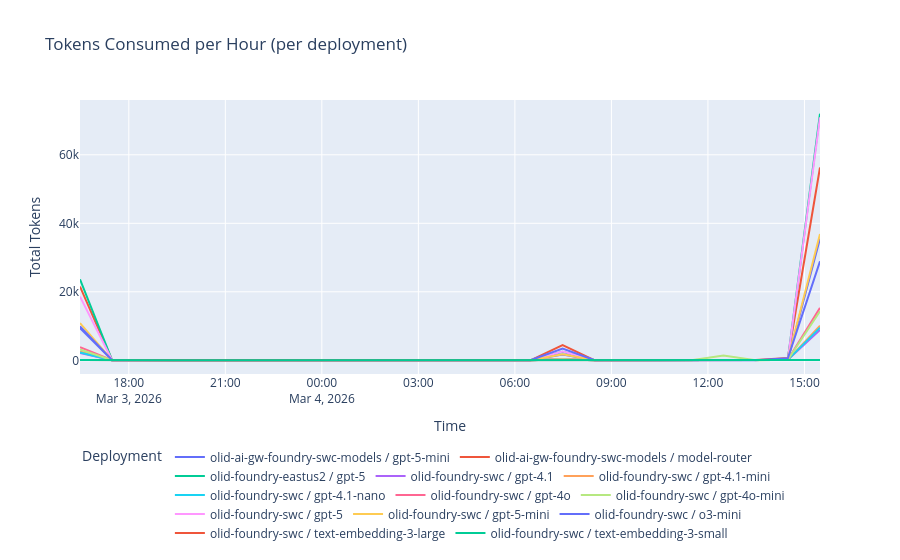
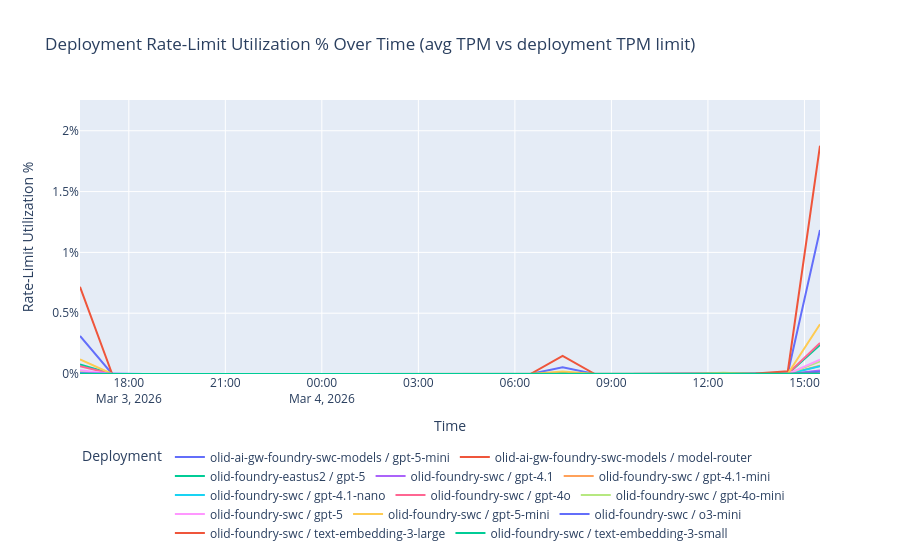

Write notebook code for charts like these, in order.
### Markdown cell above
### Token usage over time & deployment-level rate-limit utilization

**Chart 1 — Tokens consumed per hour (per deployment):** One line per deployment showing total tokens (prompt + generated) consumed each hour.

**Chart 2 — Rate-limit utilization % over time (per deployment):** Converts hourly token totals to an average TPM and divides by the deployment's configured TPM limit. The red dashed line marks 100 %.

### Code cell
if not tokenUsageOverTime.empty:
    tu = tokenUsageOverTime.copy()
    tu["deployment_label"] = tu["instanceName"] + " / " + tu["deploymentName"]

    # ── Token usage over time ───────────────────────────────────────
    fig1 = px.line(
        tu,
        x="timestamp",
        y="totalTokens",
        color="deployment_label",
        title="Tokens Consumed per Hour (per deployment)",
        labels={"totalTokens": "Total Tokens", "timestamp": "Time", "deployment_label": "Deployment"},
    )
    fig1.update_layout(legend=dict(orientation="h", yanchor="top", y=-0.25))
    fig1.show()

    # ── Utilization % over time ─────────────────────────────────────
    # Join with deploymentQuota to get tpmLimit per deployment
    dq_lookup = deploymentQuota[["instanceName", "deploymentName", "tpmLimit"]].copy()
    tu_util = tu.merge(dq_lookup, on=["instanceName", "deploymentName"], how="left")
    tu_util = tu_util[tu_util["tpmLimit"].notna() & (tu_util["tpmLimit"] > 0)].copy()

    if not tu_util.empty:
        # TPM limit is per-minute; hourly tokens / 60 gives avg tokens-per-minute
        tu_util["utilizationPct"] = (tu_util["totalTokens"] / 60) / tu_util["tpmLimit"] * 100

        fig2 = px.line(
            tu_util,
            x="timestamp",
            y="utilizationPct",
            color="deployment_label",
            title="Deployment Rate-Limit Utilization % Over Time (avg TPM vs deployment TPM limit)",
            labels={"utilizationPct": "Rate-Limit Utilization %", "timestamp": "Time", "deployment_label": "Deployment"},
        )
        max_util = tu_util["utilizationPct"].max()
        if max_util < 100:
            fig2.update_yaxes(range=[0, max(max_util * 1.2, 1)])
        fig2.add_hline(y=100, line_dash="dash", line_color="red", annotation_text="100% limit")
        fig2.update_layout(
            yaxis_ticksuffix="%",
            legend=dict(orientation="h", yanchor="top", y=-0.25),
        )
        fig2.show()
    else:
        print("⚠ No deployments with TPM limits found — cannot compute utilization %")
else:
    print("⚠ No token usage data — skipping charts")

### Figure 1 — Plotly figure (JSON) as saved in the notebook; plotly's stock layout.template omitted (floating-point values rounded to 4 significant figures)
{"data": [{"hovertemplate": "Deployment=olid-ai-gw-foundry-swc-models / gpt-5-mini<br>Time=%{x}<br>Total Tokens=%{y}<extra></extra>", "legendgroup": "olid-ai-gw-foundry-swc-models / gpt-5-mini", "line": {"color": "#636efa", "dash": "solid"}, "marker": {"symbol": "circle"}, "mode": "lines", "name": "olid-ai-gw-foundry-swc-models / gpt-5-mini", "orientation": "v", "showlegend": true, "type": "scatter", "x": ["2026-03-03T16:29:00+00:00", "2026-03-03T17:29:00+00:00", "2026-03-03T18:29:00+00:00", "2026-03-03T19:29:00+00:00", "2026-03-03T20:29:00+00:00", "2026-03-03T21:29:00+00:00", "2026-03-03T22:29:00+00:00", "2026-03-03T23:29:00+00:00", "2026-03-04T00:29:00+00:00", "2026-03-04T01:29:00+00:00", "2026-03-04T02:29:00+00:00", "2026-03-04T03:29:00+00:00", "2026-03-04T04:29:00+00:00", "2026-03-04T05:29:00+00:00", "2026-03-04T06:29:00+00:00", "2026-03-04T07:29:00+00:00", "2026-03-04T08:29:00+00:00", "2026-03-04T09:29:00+00:00", "2026-03-04T10:29:00+00:00", "2026-03-04T11:29:00+00:00", "2026-03-04T12:29:00+00:00", "2026-03-04T13:29:00+00:00", "2026-03-04T14:29:00+00:00", "2026-03-04T15:29:00+00:00"], "xaxis": "x", "y": [9379, 0, 0, 0, 0, 0, 0, 0, 0, 0, 0, 0, 0, 0, 0, 1658, 0, 0, 0, 0, 0, 35, 175, 35525], "yaxis": "y"}, {"hovertemplate": "Deployment=olid-ai-gw-foundry-swc-models / model-router<br>Time=%{x}<br>Total Tokens=%{y}<extra></extra>", "legendgroup": "olid-ai-gw-foundry-swc-models / model-router", "line": {"color": "#EF553B", "dash": "solid"}, "marker": {"symbol": "circle"}, "mode": "lines", "name": "olid-ai-gw-foundry-swc-models / model-router", "orientation": "v", "showlegend": true, "type": "scatter", "x": ["2026-03-03T16:29:00+00:00", "2026-03-03T17:29:00+00:00", "2026-03-03T18:29:00+00:00", "2026-03-03T19:29:00+00:00", "2026-03-03T20:29:00+00:00", "2026-03-03T21:29:00+00:00", "2026-03-03T22:29:00+00:00", "2026-03-03T23:29:00+00:00", "2026-03-04T00:29:00+00:00", "2026-03-04T01:29:00+00:00", "2026-03-04T02:29:00+00:00", "2026-03-04T03:29:00+00:00", "2026-03-04T04:29:00+00:00", "2026-03-04T05:29:00+00:00", "2026-03-04T06:29:00+00:00", "2026-03-04T07:29:00+00:00", "2026-03-04T08:29:00+00:00", "2026-03-04T09:29:00+00:00", "2026-03-04T10:29:00+00:00", "2026-03-04T11:29:00+00:00", "2026-03-04T12:29:00+00:00", "2026-03-04T13:29:00+00:00", "2026-03-04T14:29:00+00:00", "2026-03-04T15:29:00+00:00"], "xaxis": "x", "y": [21520, 0, 0, 0, 0, 0, 0, 0, 0, 0, 0, 0, 0, 0, 0, 4445, 0, 0, 0, 0, 0, 99, 687, 56327], "yaxis": "y"}, {"hovertemplate": "Deployment=olid-foundry-eastus2 / gpt-5<br>Time=%{x}<br>Total Tokens=%{y}<extra></extra>", "legendgroup": "olid-foundry-eastus2 / gpt-5", "line": {"color": "#00cc96", "dash": "solid"}, "marker": {"symbol": "circle"}, "mode": "lines", "name": "olid-foundry-eastus2 / gpt-5", "orientation": "v", "showlegend": true, "type": "scatter", "x": ["2026-03-03T16:29:00+00:00", "2026-03-03T17:29:00+00:00", "2026-03-03T18:29:00+00:00", "2026-03-03T19:29:00+00:00", "2026-03-03T20:29:00+00:00", "2026-03-03T21:29:00+00:00", "2026-03-03T22:29:00+00:00", "2026-03-03T23:29:00+00:00", "2026-03-04T00:29:00+00:00", "2026-03-04T01:29:00+00:00", "2026-03-04T02:29:00+00:00", "2026-03-04T03:29:00+00:00", "2026-03-04T04:29:00+00:00", "2026-03-04T05:29:00+00:00", "2026-03-04T06:29:00+00:00", "2026-03-04T07:29:00+00:00", "2026-03-04T08:29:00+00:00", "2026-03-04T09:29:00+00:00", "2026-03-04T10:29:00+00:00", "2026-03-04T11:29:00+00:00", "2026-03-04T12:29:00+00:00", "2026-03-04T13:29:00+00:00", "2026-03-04T14:29:00+00:00", "2026-03-04T15:29:00+00:00"], "xaxis": "x", "y": [23661, 0, 0, 0, 0, 0, 0, 0, 0, 0, 0, 0, 0, 0, 0, 2494, 0, 0, 0, 0, 0, 35, 175, 72005], "yaxis": "y"}, {"hovertemplate": "Deployment=olid-foundry-swc / gpt-4.1<br>Time=%{x}<br>Total Tokens=%{y}<extra></extra>", "legendgroup": "olid-foundry-swc / gpt-4.1", "line": {"color": "#ab63fa", "dash": "solid"}, "marker": {"symbol": "circle"}, "mode": "lines", "name": "olid-foundry-swc / gpt-4.1", "orientation": "v", "showlegend": true, "type": "scatter", "x": ["2026-03-03T16:29:00+00:00", "2026-03-03T17:29:00+00:00", "2026-03-03T18:29:00+00:00", "2026-03-03T19:29:00+00:00", "2026-03-03T20:29:00+00:00", "2026-03-03T21:29:00+00:00", "2026-03-03T22:29:00+00:00", "2026-03-03T23:29:00+00:00", "2026-03-04T00:29:00+00:00", "2026-03-04T01:29:00+00:00", "2026-03-04T02:29:00+00:00", "2026-03-04T03:29:00+00:00", "2026-03-04T04:29:00+00:00", "2026-03-04T05:29:00+00:00", "2026-03-04T06:29:00+00:00", "2026-03-04T07:29:00+00:00", "2026-03-04T08:29:00+00:00", "2026-03-04T09:29:00+00:00", "2026-03-04T10:29:00+00:00", "2026-03-04T11:29:00+00:00", "2026-03-04T12:29:00+00:00", "2026-03-04T13:29:00+00:00", "2026-03-04T14:29:00+00:00", "2026-03-04T15:29:00+00:00"], "xaxis": "x", "y": [2175, 0, 0, 0, 0, 0, 0, 0, 0, 0, 0, 0, 0, 0, 0, 306, 0, 0, 0, 0, 0, 27, 135, 8901], "yaxis": "y"}, {"hovertemplate": "Deployment=olid-foundry-swc / gpt-4.1-mini<br>Time=%{x}<br>Total Tokens=%{y}<extra></extra>", "legendgroup": "olid-foundry-swc / gpt-4.1-mini", "line": {"color": "#FFA15A", "dash": "solid"}, "marker": {"symbol": "circle"}, "mode": "lines", "name": "olid-foundry-swc / gpt-4.1-mini", "orientation": "v", "showlegend": true, "type": "scatter", "x": ["2026-03-03T16:29:00+00:00", "2026-03-03T17:29:00+00:00", "2026-03-03T18:29:00+00:00", "2026-03-03T19:29:00+00:00", "2026-03-03T20:29:00+00:00", "2026-03-03T21:29:00+00:00", "2026-03-03T22:29:00+00:00", "2026-03-03T23:29:00+00:00", "2026-03-04T00:29:00+00:00", "2026-03-04T01:29:00+00:00", "2026-03-04T02:29:00+00:00", "2026-03-04T03:29:00+00:00", "2026-03-04T04:29:00+00:00", "2026-03-04T05:29:00+00:00", "2026-03-04T06:29:00+00:00", "2026-03-04T07:29:00+00:00", "2026-03-04T08:29:00+00:00", "2026-03-04T09:29:00+00:00", "2026-03-04T10:29:00+00:00", "2026-03-04T11:29:00+00:00", "2026-03-04T12:29:00+00:00", "2026-03-04T13:29:00+00:00", "2026-03-04T14:29:00+00:00", "2026-03-04T15:29:00+00:00"], "xaxis": "x", "y": [2570, 0, 0, 0, 0, 0, 0, 0, 0, 0, 0, 0, 0, 0, 0, 327, 0, 0, 0, 0, 170, 27, 135, 10111], "yaxis": "y"}, {"hovertemplate": "Deployment=olid-foundry-swc / gpt-4.1-nano<br>Time=%{x}<br>Total Tokens=%{y}<extra></extra>", "legendgroup": "olid-foundry-swc / gpt-4.1-nano", "line": {"color": "#19d3f3", "dash": "solid"}, "marker": {"symbol": "circle"}, "mode": "lines", "name": "olid-foundry-swc / gpt-4.1-nano", "orientation": "v", "showlegend": true, "type": "scatter", "x": ["2026-03-03T16:29:00+00:00", "2026-03-03T17:29:00+00:00", "2026-03-03T18:29:00+00:00", "2026-03-03T19:29:00+00:00", "2026-03-03T20:29:00+00:00", "2026-03-03T21:29:00+00:00", "2026-03-03T22:29:00+00:00", "2026-03-03T23:29:00+00:00", "2026-03-04T00:29:00+00:00", "2026-03-04T01:29:00+00:00", "2026-03-04T02:29:00+00:00", "2026-03-04T03:29:00+00:00", "2026-03-04T04:29:00+00:00", "2026-03-04T05:29:00+00:00", "2026-03-04T06:29:00+00:00", "2026-03-04T07:29:00+00:00", "2026-03-04T08:29:00+00:00", "2026-03-04T09:29:00+00:00", "2026-03-04T10:29:00+00:00", "2026-03-04T11:29:00+00:00", "2026-03-04T12:29:00+00:00", "2026-03-04T13:29:00+00:00", "2026-03-04T14:29:00+00:00", "2026-03-04T15:29:00+00:00"], "xaxis": "x", "y": [2276, 0, 0, 0, 0, 0, 0, 0, 0, 0, 0, 0, 0, 0, 0, 313, 0, 0, 0, 0, 0, 27, 135, 9524], "yaxis": "y"}, {"hovertemplate": "Deployment=olid-foundry-swc / gpt-4o<br>Time=%{x}<br>Total Tokens=%{y}<extra></extra>", "legendgroup": "olid-foundry-swc / gpt-4o", "line": {"color": "#FF6692", "dash": "solid"}, "marker": {"symbol": "circle"}, "mode": "lines", "name": "olid-foundry-swc / gpt-4o", "orientation": "v", "showlegend": true, "type": "scatter", "x": ["2026-03-03T16:29:00+00:00", "2026-03-03T17:29:00+00:00", "2026-03-03T18:29:00+00:00", "2026-03-03T19:29:00+00:00", "2026-03-03T20:29:00+00:00", "2026-03-03T21:29:00+00:00", "2026-03-03T22:29:00+00:00", "2026-03-03T23:29:00+00:00", "2026-03-04T00:29:00+00:00", "2026-03-04T01:29:00+00:00", "2026-03-04T02:29:00+00:00", "2026-03-04T03:29:00+00:00", "2026-03-04T04:29:00+00:00", "2026-03-04T05:29:00+00:00", "2026-03-04T06:29:00+00:00", "2026-03-04T07:29:00+00:00", "2026-03-04T08:29:00+00:00", "2026-03-04T09:29:00+00:00", "2026-03-04T10:29:00+00:00", "2026-03-04T11:29:00+00:00", "2026-03-04T12:29:00+00:00", "2026-03-04T13:29:00+00:00", "2026-03-04T14:29:00+00:00", "2026-03-04T15:29:00+00:00"], "xaxis": "x", "y": [3808, 0, 0, 0, 0, 0, 0, 0, 0, 0, 0, 0, 0, 0, 0, 351, 0, 0, 0, 0, 0, 27, 135, 15302], "yaxis": "y"}, {"hovertemplate": "Deployment=olid-foundry-swc / gpt-4o-mini<br>Time=%{x}<br>Total Tokens=%{y}<extra></extra>", "legendgroup": "olid-foundry-swc / gpt-4o-mini", "line": {"color": "#B6E880", "dash": "solid"}, "marker": {"symbol": "circle"}, "mode": "lines", "name": "olid-foundry-swc / gpt-4o-mini", "orientation": "v", "showlegend": true, "type": "scatter", "x": ["2026-03-03T16:29:00+00:00", "2026-03-03T17:29:00+00:00", "2026-03-03T18:29:00+00:00", "2026-03-03T19:29:00+00:00", "2026-03-03T20:29:00+00:00", "2026-03-03T21:29:00+00:00", "2026-03-03T22:29:00+00:00", "2026-03-03T23:29:00+00:00", "2026-03-04T00:29:00+00:00", "2026-03-04T01:29:00+00:00", "2026-03-04T02:29:00+00:00", "2026-03-04T03:29:00+00:00", "2026-03-04T04:29:00+00:00", "2026-03-04T05:29:00+00:00", "2026-03-04T06:29:00+00:00", "2026-03-04T07:29:00+00:00", "2026-03-04T08:29:00+00:00", "2026-03-04T09:29:00+00:00", "2026-03-04T10:29:00+00:00", "2026-03-04T11:29:00+00:00", "2026-03-04T12:29:00+00:00", "2026-03-04T13:29:00+00:00", "2026-03-04T14:29:00+00:00", "2026-03-04T15:29:00+00:00"], "xaxis": "x", "y": [3176, 0, 0, 0, 0, 0, 0, 0, 0, 0, 0, 0, 0, 0, 0, 284, 0, 0, 0, 0, 1430, 27, 135, 14334], "yaxis": "y"}, {"hovertemplate": "Deployment=olid-foundry-swc / gpt-5<br>Time=%{x}<br>Total Tokens=%{y}<extra></extra>", "legendgroup": "olid-foundry-swc / gpt-5", "line": {"color": "#FF97FF", "dash": "solid"}, "marker": {"symbol": "circle"}, "mode": "lines", "name": "olid-foundry-swc / gpt-5", "orientation": "v", "showlegend": true, "type": "scatter", "x": ["2026-03-03T16:29:00+00:00", "2026-03-03T17:29:00+00:00", "2026-03-03T18:29:00+00:00", "2026-03-03T19:29:00+00:00", "2026-03-03T20:29:00+00:00", "2026-03-03T21:29:00+00:00", "2026-03-03T22:29:00+00:00", "2026-03-03T23:29:00+00:00", "2026-03-04T00:29:00+00:00", "2026-03-04T01:29:00+00:00", "2026-03-04T02:29:00+00:00", "2026-03-04T03:29:00+00:00", "2026-03-04T04:29:00+00:00", "2026-03-04T05:29:00+00:00", "2026-03-04T06:29:00+00:00", "2026-03-04T07:29:00+00:00", "2026-03-04T08:29:00+00:00", "2026-03-04T09:29:00+00:00", "2026-03-04T10:29:00+00:00", "2026-03-04T11:29:00+00:00", "2026-03-04T12:29:00+00:00", "2026-03-04T13:29:00+00:00", "2026-03-04T14:29:00+00:00", "2026-03-04T15:29:00+00:00"], "xaxis": "x", "y": [18590, 0, 0, 0, 0, 0, 0, 0, 0, 0, 0, 0, 0, 0, 0, 2567, 0, 0, 0, 0, 0, 35, 175, 70951], "yaxis": "y"}, {"hovertemplate": "Deployment=olid-foundry-swc / gpt-5-mini<br>Time=%{x}<br>Total Tokens=%{y}<extra></extra>", "legendgroup": "olid-foundry-swc / gpt-5-mini", "line": {"color": "#FECB52", "dash": "solid"}, "marker": {"symbol": "circle"}, "mode": "lines", "name": "olid-foundry-swc / gpt-5-mini", "orientation": "v", "showlegend": true, "type": "scatter", "x": ["2026-03-03T16:29:00+00:00", "2026-03-03T17:29:00+00:00", "2026-03-03T18:29:00+00:00", "2026-03-03T19:29:00+00:00", "2026-03-03T20:29:00+00:00", "2026-03-03T21:29:00+00:00", "2026-03-03T22:29:00+00:00", "2026-03-03T23:29:00+00:00", "2026-03-04T00:29:00+00:00", "2026-03-04T01:29:00+00:00", "2026-03-04T02:29:00+00:00", "2026-03-04T03:29:00+00:00", "2026-03-04T04:29:00+00:00", "2026-03-04T05:29:00+00:00", "2026-03-04T06:29:00+00:00", "2026-03-04T07:29:00+00:00", "2026-03-04T08:29:00+00:00", "2026-03-04T09:29:00+00:00", "2026-03-04T10:29:00+00:00", "2026-03-04T11:29:00+00:00", "2026-03-04T12:29:00+00:00", "2026-03-04T13:29:00+00:00", "2026-03-04T14:29:00+00:00", "2026-03-04T15:29:00+00:00"], "xaxis": "x", "y": [10870, 0, 0, 0, 0, 0, 0, 0, 0, 0, 0, 0, 0, 0, 0, 1784, 0, 0, 0, 0, 0, 35, 175, 36851], "yaxis": "y"}, {"hovertemplate": "Deployment=olid-foundry-swc / o3-mini<br>Time=%{x}<br>Total Tokens=%{y}<extra></extra>", "legendgroup": "olid-foundry-swc / o3-mini", "line": {"color": "#636efa", "dash": "solid"}, "marker": {"symbol": "circle"}, "mode": "lines", "name": "olid-foundry-swc / o3-mini", "orientation": "v", "showlegend": true, "type": "scatter", "x": ["2026-03-03T16:29:00+00:00", "2026-03-03T17:29:00+00:00", "2026-03-03T18:29:00+00:00", "2026-03-03T19:29:00+00:00", "2026-03-03T20:29:00+00:00", "2026-03-03T21:29:00+00:00", "2026-03-03T22:29:00+00:00", "2026-03-03T23:29:00+00:00", "2026-03-04T00:29:00+00:00", "2026-03-04T01:29:00+00:00", "2026-03-04T02:29:00+00:00", "2026-03-04T03:29:00+00:00", "2026-03-04T04:29:00+00:00", "2026-03-04T05:29:00+00:00", "2026-03-04T06:29:00+00:00", "2026-03-04T07:29:00+00:00", "2026-03-04T08:29:00+00:00", "2026-03-04T09:29:00+00:00", "2026-03-04T10:29:00+00:00", "2026-03-04T11:29:00+00:00", "2026-03-04T12:29:00+00:00", "2026-03-04T13:29:00+00:00", "2026-03-04T14:29:00+00:00", "2026-03-04T15:29:00+00:00"], "xaxis": "x", "y": [9917, 0, 0, 0, 0, 0, 0, 0, 0, 0, 0, 0, 0, 0, 0, 3456, 0, 0, 0, 0, 0, 36, 572, 28934], "yaxis": "y"}, {"hovertemplate": "Deployment=olid-foundry-swc / text-embedding-3-large<br>Time=%{x}<br>Total Tokens=%{y}<extra></extra>", "legendgroup": "olid-foundry-swc / text-embedding-3-large", "line": {"color": "#EF553B", "dash": "solid"}, "marker": {"symbol": "circle"}, "mode": "lines", "name": "olid-foundry-swc / text-embedding-3-large", "orientation": "v", "showlegend": true, "type": "scatter", "x": ["2026-03-03T16:29:00+00:00", "2026-03-03T17:29:00+00:00", "2026-03-03T18:29:00+00:00", "2026-03-03T19:29:00+00:00", "2026-03-03T20:29:00+00:00", "2026-03-03T21:29:00+00:00", "2026-03-03T22:29:00+00:00", "2026-03-03T23:29:00+00:00", "2026-03-04T00:29:00+00:00", "2026-03-04T01:29:00+00:00", "2026-03-04T02:29:00+00:00", "2026-03-04T03:29:00+00:00", "2026-03-04T04:29:00+00:00", "2026-03-04T05:29:00+00:00", "2026-03-04T06:29:00+00:00", "2026-03-04T07:29:00+00:00", "2026-03-04T08:29:00+00:00", "2026-03-04T09:29:00+00:00", "2026-03-04T10:29:00+00:00", "2026-03-04T11:29:00+00:00", "2026-03-04T12:29:00+00:00", "2026-03-04T13:29:00+00:00", "2026-03-04T14:29:00+00:00", "2026-03-04T15:29:00+00:00"], "xaxis": "x", "y": [82, 0, 0, 0, 0, 0, 0, 0, 0, 0, 0, 0, 0, 0, 0, 40, 0, 0, 0, 0, 0, 12, 60, 98], "yaxis": "y"}, {"hovertemplate": "Deployment=olid-foundry-swc / text-embedding-3-small<br>Time=%{x}<br>Total Tokens=%{y}<extra></extra>", "legendgroup": "olid-foundry-swc / text-embedding-3-small", "line": {"color": "#00cc96", "dash": "solid"}, "marker": {"symbol": "circle"}, "mode": "lines", "name": "olid-foundry-swc / text-embedding-3-small", "orientation": "v", "showlegend": true, "type": "scatter", "x": ["2026-03-03T16:29:00+00:00", "2026-03-03T17:29:00+00:00", "2026-03-03T18:29:00+00:00", "2026-03-03T19:29:00+00:00", "2026-03-03T20:29:00+00:00", "2026-03-03T21:29:00+00:00", "2026-03-03T22:29:00+00:00", "2026-03-03T23:29:00+00:00", "2026-03-04T00:29:00+00:00", "2026-03-04T01:29:00+00:00", "2026-03-04T02:29:00+00:00", "2026-03-04T03:29:00+00:00", "2026-03-04T04:29:00+00:00", "2026-03-04T05:29:00+00:00", "2026-03-04T06:29:00+00:00", "2026-03-04T07:29:00+00:00", "2026-03-04T08:29:00+00:00", "2026-03-04T09:29:00+00:00", "2026-03-04T10:29:00+00:00", "2026-03-04T11:29:00+00:00", "2026-03-04T12:29:00+00:00", "2026-03-04T13:29:00+00:00", "2026-03-04T14:29:00+00:00", "2026-03-04T15:29:00+00:00"], "xaxis": "x", "y": [78, 0, 0, 0, 0, 0, 0, 0, 0, 0, 0, 0, 0, 0, 0, 40, 0, 0, 0, 0, 0, 12, 60, 98], "yaxis": "y"}], "layout": {"legend": {"orientation": "h", "title": {"text": "Deployment"}, "tracegroupgap": 0, "y": -0.25, "yanchor": "top"}, "title": {"text": "Tokens Consumed per Hour (per deployment)"}, "xaxis": {"anchor": "y", "domain": [0, 1], "title": {"text": "Time"}}, "yaxis": {"anchor": "x", "domain": [0, 1], "title": {"text": "Total Tokens"}}}}

### Figure 2 — Plotly figure (JSON) as saved in the notebook; plotly's stock layout.template omitted (floating-point values rounded to 4 significant figures)
{"data": [{"hovertemplate": "Deployment=olid-ai-gw-foundry-swc-models / gpt-5-mini<br>Time=%{x}<br>Rate-Limit Utilization %=%{y}<extra></extra>", "legendgroup": "olid-ai-gw-foundry-swc-models / gpt-5-mini", "line": {"color": "#636efa", "dash": "solid"}, "marker": {"symbol": "circle"}, "mode": "lines", "name": "olid-ai-gw-foundry-swc-models / gpt-5-mini", "orientation": "v", "showlegend": true, "type": "scatter", "x": ["2026-03-03T16:29:00+00:00", "2026-03-03T17:29:00+00:00", "2026-03-03T18:29:00+00:00", "2026-03-03T19:29:00+00:00", "2026-03-03T20:29:00+00:00", "2026-03-03T21:29:00+00:00", "2026-03-03T22:29:00+00:00", "2026-03-03T23:29:00+00:00", "2026-03-04T00:29:00+00:00", "2026-03-04T01:29:00+00:00", "2026-03-04T02:29:00+00:00", "2026-03-04T03:29:00+00:00", "2026-03-04T04:29:00+00:00", "2026-03-04T05:29:00+00:00", "2026-03-04T06:29:00+00:00", "2026-03-04T07:29:00+00:00", "2026-03-04T08:29:00+00:00", "2026-03-04T09:29:00+00:00", "2026-03-04T10:29:00+00:00", "2026-03-04T11:29:00+00:00", "2026-03-04T12:29:00+00:00", "2026-03-04T13:29:00+00:00", "2026-03-04T14:29:00+00:00", "2026-03-04T15:29:00+00:00"], "xaxis": "x", "y": [0.3126, 0.0, 0.0, 0.0, 0.0, 0.0, 0.0, 0.0, 0.0, 0.0, 0.0, 0.0, 0.0, 0.0, 0.0, 0.05527, 0.0, 0.0, 0.0, 0.0, 0.0, 0.001167, 0.005833, 1.184], "yaxis": "y"}, {"hovertemplate": "Deployment=olid-ai-gw-foundry-swc-models / model-router<br>Time=%{x}<br>Rate-Limit Utilization %=%{y}<extra></extra>", "legendgroup": "olid-ai-gw-foundry-swc-models / model-router", "line": {"color": "#EF553B", "dash": "solid"}, "marker": {"symbol": "circle"}, "mode": "lines", "name": "olid-ai-gw-foundry-swc-models / model-router", "orientation": "v", "showlegend": true, "type": "scatter", "x": ["2026-03-03T16:29:00+00:00", "2026-03-03T17:29:00+00:00", "2026-03-03T18:29:00+00:00", "2026-03-03T19:29:00+00:00", "2026-03-03T20:29:00+00:00", "2026-03-03T21:29:00+00:00", "2026-03-03T22:29:00+00:00", "2026-03-03T23:29:00+00:00", "2026-03-04T00:29:00+00:00", "2026-03-04T01:29:00+00:00", "2026-03-04T02:29:00+00:00", "2026-03-04T03:29:00+00:00", "2026-03-04T04:29:00+00:00", "2026-03-04T05:29:00+00:00", "2026-03-04T06:29:00+00:00", "2026-03-04T07:29:00+00:00", "2026-03-04T08:29:00+00:00", "2026-03-04T09:29:00+00:00", "2026-03-04T10:29:00+00:00", "2026-03-04T11:29:00+00:00", "2026-03-04T12:29:00+00:00", "2026-03-04T13:29:00+00:00", "2026-03-04T14:29:00+00:00", "2026-03-04T15:29:00+00:00"], "xaxis": "x", "y": [0.7173, 0.0, 0.0, 0.0, 0.0, 0.0, 0.0, 0.0, 0.0, 0.0, 0.0, 0.0, 0.0, 0.0, 0.0, 0.1482, 0.0, 0.0, 0.0, 0.0, 0.0, 0.0033, 0.0229, 1.878], "yaxis": "y"}, {"hovertemplate": "Deployment=olid-foundry-eastus2 / gpt-5<br>Time=%{x}<br>Rate-Limit Utilization %=%{y}<extra></extra>", "legendgroup": "olid-foundry-eastus2 / gpt-5", "line": {"color": "#00cc96", "dash": "solid"}, "marker": {"symbol": "circle"}, "mode": "lines", "name": "olid-foundry-eastus2 / gpt-5", "orientation": "v", "showlegend": true, "type": "scatter", "x": ["2026-03-03T16:29:00+00:00", "2026-03-03T17:29:00+00:00", "2026-03-03T18:29:00+00:00", "2026-03-03T19:29:00+00:00", "2026-03-03T20:29:00+00:00", "2026-03-03T21:29:00+00:00", "2026-03-03T22:29:00+00:00", "2026-03-03T23:29:00+00:00", "2026-03-04T00:29:00+00:00", "2026-03-04T01:29:00+00:00", "2026-03-04T02:29:00+00:00", "2026-03-04T03:29:00+00:00", "2026-03-04T04:29:00+00:00", "2026-03-04T05:29:00+00:00", "2026-03-04T06:29:00+00:00", "2026-03-04T07:29:00+00:00", "2026-03-04T08:29:00+00:00", "2026-03-04T09:29:00+00:00", "2026-03-04T10:29:00+00:00", "2026-03-04T11:29:00+00:00", "2026-03-04T12:29:00+00:00", "2026-03-04T13:29:00+00:00", "2026-03-04T14:29:00+00:00", "2026-03-04T15:29:00+00:00"], "xaxis": "x", "y": [0.07887, 0.0, 0.0, 0.0, 0.0, 0.0, 0.0, 0.0, 0.0, 0.0, 0.0, 0.0, 0.0, 0.0, 0.0, 0.008313, 0.0, 0.0, 0.0, 0.0, 0.0, 0.0001167, 0.0005833, 0.24], "yaxis": "y"}, {"hovertemplate": "Deployment=olid-foundry-swc / gpt-4.1<br>Time=%{x}<br>Rate-Limit Utilization %=%{y}<extra></extra>", "legendgroup": "olid-foundry-swc / gpt-4.1", "line": {"color": "#ab63fa", "dash": "solid"}, "marker": {"symbol": "circle"}, "mode": "lines", "name": "olid-foundry-swc / gpt-4.1", "orientation": "v", "showlegend": true, "type": "scatter", "x": ["2026-03-03T16:29:00+00:00", "2026-03-03T17:29:00+00:00", "2026-03-03T18:29:00+00:00", "2026-03-03T19:29:00+00:00", "2026-03-03T20:29:00+00:00", "2026-03-03T21:29:00+00:00", "2026-03-03T22:29:00+00:00", "2026-03-03T23:29:00+00:00", "2026-03-04T00:29:00+00:00", "2026-03-04T01:29:00+00:00", "2026-03-04T02:29:00+00:00", "2026-03-04T03:29:00+00:00", "2026-03-04T04:29:00+00:00", "2026-03-04T05:29:00+00:00", "2026-03-04T06:29:00+00:00", "2026-03-04T07:29:00+00:00", "2026-03-04T08:29:00+00:00", "2026-03-04T09:29:00+00:00", "2026-03-04T10:29:00+00:00", "2026-03-04T11:29:00+00:00", "2026-03-04T12:29:00+00:00", "2026-03-04T13:29:00+00:00", "2026-03-04T14:29:00+00:00", "2026-03-04T15:29:00+00:00"], "xaxis": "x", "y": [0.00725, 0.0, 0.0, 0.0, 0.0, 0.0, 0.0, 0.0, 0.0, 0.0, 0.0, 0.0, 0.0, 0.0, 0.0, 0.00102, 0.0, 0.0, 0.0, 0.0, 0.0, 9e-05, 0.00045, 0.02967], "yaxis": "y"}, {"hovertemplate": "Deployment=olid-foundry-swc / gpt-4.1-mini<br>Time=%{x}<br>Rate-Limit Utilization %=%{y}<extra></extra>", "legendgroup": "olid-foundry-swc / gpt-4.1-mini", "line": {"color": "#FFA15A", "dash": "solid"}, "marker": {"symbol": "circle"}, "mode": "lines", "name": "olid-foundry-swc / gpt-4.1-mini", "orientation": "v", "showlegend": true, "type": "scatter", "x": ["2026-03-03T16:29:00+00:00", "2026-03-03T17:29:00+00:00", "2026-03-03T18:29:00+00:00", "2026-03-03T19:29:00+00:00", "2026-03-03T20:29:00+00:00", "2026-03-03T21:29:00+00:00", "2026-03-03T22:29:00+00:00", "2026-03-03T23:29:00+00:00", "2026-03-04T00:29:00+00:00", "2026-03-04T01:29:00+00:00", "2026-03-04T02:29:00+00:00", "2026-03-04T03:29:00+00:00", "2026-03-04T04:29:00+00:00", "2026-03-04T05:29:00+00:00", "2026-03-04T06:29:00+00:00", "2026-03-04T07:29:00+00:00", "2026-03-04T08:29:00+00:00", "2026-03-04T09:29:00+00:00", "2026-03-04T10:29:00+00:00", "2026-03-04T11:29:00+00:00", "2026-03-04T12:29:00+00:00", "2026-03-04T13:29:00+00:00", "2026-03-04T14:29:00+00:00", "2026-03-04T15:29:00+00:00"], "xaxis": "x", "y": [0.01713, 0.0, 0.0, 0.0, 0.0, 0.0, 0.0, 0.0, 0.0, 0.0, 0.0, 0.0, 0.0, 0.0, 0.0, 0.00218, 0.0, 0.0, 0.0, 0.0, 0.001133, 0.00018, 0.0009, 0.06741], "yaxis": "y"}, {"hovertemplate": "Deployment=olid-foundry-swc / gpt-4.1-nano<br>Time=%{x}<br>Rate-Limit Utilization %=%{y}<extra></extra>", "legendgroup": "olid-foundry-swc / gpt-4.1-nano", "line": {"color": "#19d3f3", "dash": "solid"}, "marker": {"symbol": "circle"}, "mode": "lines", "name": "olid-foundry-swc / gpt-4.1-nano", "orientation": "v", "showlegend": true, "type": "scatter", "x": ["2026-03-03T16:29:00+00:00", "2026-03-03T17:29:00+00:00", "2026-03-03T18:29:00+00:00", "2026-03-03T19:29:00+00:00", "2026-03-03T20:29:00+00:00", "2026-03-03T21:29:00+00:00", "2026-03-03T22:29:00+00:00", "2026-03-03T23:29:00+00:00", "2026-03-04T00:29:00+00:00", "2026-03-04T01:29:00+00:00", "2026-03-04T02:29:00+00:00", "2026-03-04T03:29:00+00:00", "2026-03-04T04:29:00+00:00", "2026-03-04T05:29:00+00:00", "2026-03-04T06:29:00+00:00", "2026-03-04T07:29:00+00:00", "2026-03-04T08:29:00+00:00", "2026-03-04T09:29:00+00:00", "2026-03-04T10:29:00+00:00", "2026-03-04T11:29:00+00:00", "2026-03-04T12:29:00+00:00", "2026-03-04T13:29:00+00:00", "2026-03-04T14:29:00+00:00", "2026-03-04T15:29:00+00:00"], "xaxis": "x", "y": [0.01517, 0.0, 0.0, 0.0, 0.0, 0.0, 0.0, 0.0, 0.0, 0.0, 0.0, 0.0, 0.0, 0.0, 0.0, 0.002087, 0.0, 0.0, 0.0, 0.0, 0.0, 0.00018, 0.0009, 0.06349], "yaxis": "y"}, {"hovertemplate": "Deployment=olid-foundry-swc / gpt-4o<br>Time=%{x}<br>Rate-Limit Utilization %=%{y}<extra></extra>", "legendgroup": "olid-foundry-swc / gpt-4o", "line": {"color": "#FF6692", "dash": "solid"}, "marker": {"symbol": "circle"}, "mode": "lines", "name": "olid-foundry-swc / gpt-4o", "orientation": "v", "showlegend": true, "type": "scatter", "x": ["2026-03-03T16:29:00+00:00", "2026-03-03T17:29:00+00:00", "2026-03-03T18:29:00+00:00", "2026-03-03T19:29:00+00:00", "2026-03-03T20:29:00+00:00", "2026-03-03T21:29:00+00:00", "2026-03-03T22:29:00+00:00", "2026-03-03T23:29:00+00:00", "2026-03-04T00:29:00+00:00", "2026-03-04T01:29:00+00:00", "2026-03-04T02:29:00+00:00", "2026-03-04T03:29:00+00:00", "2026-03-04T04:29:00+00:00", "2026-03-04T05:29:00+00:00", "2026-03-04T06:29:00+00:00", "2026-03-04T07:29:00+00:00", "2026-03-04T08:29:00+00:00", "2026-03-04T09:29:00+00:00", "2026-03-04T10:29:00+00:00", "2026-03-04T11:29:00+00:00", "2026-03-04T12:29:00+00:00", "2026-03-04T13:29:00+00:00", "2026-03-04T14:29:00+00:00", "2026-03-04T15:29:00+00:00"], "xaxis": "x", "y": [0.06347, 0.0, 0.0, 0.0, 0.0, 0.0, 0.0, 0.0, 0.0, 0.0, 0.0, 0.0, 0.0, 0.0, 0.0, 0.00585, 0.0, 0.0, 0.0, 0.0, 0.0, 0.00045, 0.00225, 0.255], "yaxis": "y"}, {"hovertemplate": "Deployment=olid-foundry-swc / gpt-4o-mini<br>Time=%{x}<br>Rate-Limit Utilization %=%{y}<extra></extra>", "legendgroup": "olid-foundry-swc / gpt-4o-mini", "line": {"color": "#B6E880", "dash": "solid"}, "marker": {"symbol": "circle"}, "mode": "lines", "name": "olid-foundry-swc / gpt-4o-mini", "orientation": "v", "showlegend": true, "type": "scatter", "x": ["2026-03-03T16:29:00+00:00", "2026-03-03T17:29:00+00:00", "2026-03-03T18:29:00+00:00", "2026-03-03T19:29:00+00:00", "2026-03-03T20:29:00+00:00", "2026-03-03T21:29:00+00:00", "2026-03-03T22:29:00+00:00", "2026-03-03T23:29:00+00:00", "2026-03-04T00:29:00+00:00", "2026-03-04T01:29:00+00:00", "2026-03-04T02:29:00+00:00", "2026-03-04T03:29:00+00:00", "2026-03-04T04:29:00+00:00", "2026-03-04T05:29:00+00:00", "2026-03-04T06:29:00+00:00", "2026-03-04T07:29:00+00:00", "2026-03-04T08:29:00+00:00", "2026-03-04T09:29:00+00:00", "2026-03-04T10:29:00+00:00", "2026-03-04T11:29:00+00:00", "2026-03-04T12:29:00+00:00", "2026-03-04T13:29:00+00:00", "2026-03-04T14:29:00+00:00", "2026-03-04T15:29:00+00:00"], "xaxis": "x", "y": [0.02301, 0.0, 0.0, 0.0, 0.0, 0.0, 0.0, 0.0, 0.0, 0.0, 0.0, 0.0, 0.0, 0.0, 0.0, 0.002058, 0.0, 0.0, 0.0, 0.0, 0.01036, 0.0001957, 0.0009783, 0.1039], "yaxis": "y"}, {"hovertemplate": "Deployment=olid-foundry-swc / gpt-5<br>Time=%{x}<br>Rate-Limit Utilization %=%{y}<extra></extra>", "legendgroup": "olid-foundry-swc / gpt-5", "line": {"color": "#FF97FF", "dash": "solid"}, "marker": {"symbol": "circle"}, "mode": "lines", "name": "olid-foundry-swc / gpt-5", "orientation": "v", "showlegend": true, "type": "scatter", "x": ["2026-03-03T16:29:00+00:00", "2026-03-03T17:29:00+00:00", "2026-03-03T18:29:00+00:00", "2026-03-03T19:29:00+00:00", "2026-03-03T20:29:00+00:00", "2026-03-03T21:29:00+00:00", "2026-03-03T22:29:00+00:00", "2026-03-03T23:29:00+00:00", "2026-03-04T00:29:00+00:00", "2026-03-04T01:29:00+00:00", "2026-03-04T02:29:00+00:00", "2026-03-04T03:29:00+00:00", "2026-03-04T04:29:00+00:00", "2026-03-04T05:29:00+00:00", "2026-03-04T06:29:00+00:00", "2026-03-04T07:29:00+00:00", "2026-03-04T08:29:00+00:00", "2026-03-04T09:29:00+00:00", "2026-03-04T10:29:00+00:00", "2026-03-04T11:29:00+00:00", "2026-03-04T12:29:00+00:00", "2026-03-04T13:29:00+00:00", "2026-03-04T14:29:00+00:00", "2026-03-04T15:29:00+00:00"], "xaxis": "x", "y": [0.03098, 0.0, 0.0, 0.0, 0.0, 0.0, 0.0, 0.0, 0.0, 0.0, 0.0, 0.0, 0.0, 0.0, 0.0, 0.004278, 0.0, 0.0, 0.0, 0.0, 0.0, 5.833e-05, 0.0002917, 0.1183], "yaxis": "y"}, {"hovertemplate": "Deployment=olid-foundry-swc / gpt-5-mini<br>Time=%{x}<br>Rate-Limit Utilization %=%{y}<extra></extra>", "legendgroup": "olid-foundry-swc / gpt-5-mini", "line": {"color": "#FECB52", "dash": "solid"}, "marker": {"symbol": "circle"}, "mode": "lines", "name": "olid-foundry-swc / gpt-5-mini", "orientation": "v", "showlegend": true, "type": "scatter", "x": ["2026-03-03T16:29:00+00:00", "2026-03-03T17:29:00+00:00", "2026-03-03T18:29:00+00:00", "2026-03-03T19:29:00+00:00", "2026-03-03T20:29:00+00:00", "2026-03-03T21:29:00+00:00", "2026-03-03T22:29:00+00:00", "2026-03-03T23:29:00+00:00", "2026-03-04T00:29:00+00:00", "2026-03-04T01:29:00+00:00", "2026-03-04T02:29:00+00:00", "2026-03-04T03:29:00+00:00", "2026-03-04T04:29:00+00:00", "2026-03-04T05:29:00+00:00", "2026-03-04T06:29:00+00:00", "2026-03-04T07:29:00+00:00", "2026-03-04T08:29:00+00:00", "2026-03-04T09:29:00+00:00", "2026-03-04T10:29:00+00:00", "2026-03-04T11:29:00+00:00", "2026-03-04T12:29:00+00:00", "2026-03-04T13:29:00+00:00", "2026-03-04T14:29:00+00:00", "2026-03-04T15:29:00+00:00"], "xaxis": "x", "y": [0.1208, 0.0, 0.0, 0.0, 0.0, 0.0, 0.0, 0.0, 0.0, 0.0, 0.0, 0.0, 0.0, 0.0, 0.0, 0.01982, 0.0, 0.0, 0.0, 0.0, 0.0, 0.0003889, 0.001944, 0.4095], "yaxis": "y"}, {"hovertemplate": "Deployment=olid-foundry-swc / o3-mini<br>Time=%{x}<br>Rate-Limit Utilization %=%{y}<extra></extra>", "legendgroup": "olid-foundry-swc / o3-mini", "line": {"color": "#636efa", "dash": "solid"}, "marker": {"symbol": "circle"}, "mode": "lines", "name": "olid-foundry-swc / o3-mini", "orientation": "v", "showlegend": true, "type": "scatter", "x": ["2026-03-03T16:29:00+00:00", "2026-03-03T17:29:00+00:00", "2026-03-03T18:29:00+00:00", "2026-03-03T19:29:00+00:00", "2026-03-03T20:29:00+00:00", "2026-03-03T21:29:00+00:00", "2026-03-03T22:29:00+00:00", "2026-03-03T23:29:00+00:00", "2026-03-04T00:29:00+00:00", "2026-03-04T01:29:00+00:00", "2026-03-04T02:29:00+00:00", "2026-03-04T03:29:00+00:00", "2026-03-04T04:29:00+00:00", "2026-03-04T05:29:00+00:00", "2026-03-04T06:29:00+00:00", "2026-03-04T07:29:00+00:00", "2026-03-04T08:29:00+00:00", "2026-03-04T09:29:00+00:00", "2026-03-04T10:29:00+00:00", "2026-03-04T11:29:00+00:00", "2026-03-04T12:29:00+00:00", "2026-03-04T13:29:00+00:00", "2026-03-04T14:29:00+00:00", "2026-03-04T15:29:00+00:00"], "xaxis": "x", "y": [0.006054, 0.0, 0.0, 0.0, 0.0, 0.0, 0.0, 0.0, 0.0, 0.0, 0.0, 0.0, 0.0, 0.0, 0.0, 0.00211, 0.0, 0.0, 0.0, 0.0, 0.0, 2.198e-05, 0.0003492, 0.01766], "yaxis": "y"}, {"hovertemplate": "Deployment=olid-foundry-swc / text-embedding-3-large<br>Time=%{x}<br>Rate-Limit Utilization %=%{y}<extra></extra>", "legendgroup": "olid-foundry-swc / text-embedding-3-large", "line": {"color": "#EF553B", "dash": "solid"}, "marker": {"symbol": "circle"}, "mode": "lines", "name": "olid-foundry-swc / text-embedding-3-large", "orientation": "v", "showlegend": true, "type": "scatter", "x": ["2026-03-03T16:29:00+00:00", "2026-03-03T17:29:00+00:00", "2026-03-03T18:29:00+00:00", "2026-03-03T19:29:00+00:00", "2026-03-03T20:29:00+00:00", "2026-03-03T21:29:00+00:00", "2026-03-03T22:29:00+00:00", "2026-03-03T23:29:00+00:00", "2026-03-04T00:29:00+00:00", "2026-03-04T01:29:00+00:00", "2026-03-04T02:29:00+00:00", "2026-03-04T03:29:00+00:00", "2026-03-04T04:29:00+00:00", "2026-03-04T05:29:00+00:00", "2026-03-04T06:29:00+00:00", "2026-03-04T07:29:00+00:00", "2026-03-04T08:29:00+00:00", "2026-03-04T09:29:00+00:00", "2026-03-04T10:29:00+00:00", "2026-03-04T11:29:00+00:00", "2026-03-04T12:29:00+00:00", "2026-03-04T13:29:00+00:00", "2026-03-04T14:29:00+00:00", "2026-03-04T15:29:00+00:00"], "xaxis": "x", "y": [0.0009111, 0.0, 0.0, 0.0, 0.0, 0.0, 0.0, 0.0, 0.0, 0.0, 0.0, 0.0, 0.0, 0.0, 0.0, 0.0004444, 0.0, 0.0, 0.0, 0.0, 0.0, 0.0001333, 0.0006667, 0.001089], "yaxis": "y"}, {"hovertemplate": "Deployment=olid-foundry-swc / text-embedding-3-small<br>Time=%{x}<br>Rate-Limit Utilization %=%{y}<extra></extra>", "legendgroup": "olid-foundry-swc / text-embedding-3-small", "line": {"color": "#00cc96", "dash": "solid"}, "marker": {"symbol": "circle"}, "mode": "lines", "name": "olid-foundry-swc / text-embedding-3-small", "orientation": "v", "showlegend": true, "type": "scatter", "x": ["2026-03-03T16:29:00+00:00", "2026-03-03T17:29:00+00:00", "2026-03-03T18:29:00+00:00", "2026-03-03T19:29:00+00:00", "2026-03-03T20:29:00+00:00", "2026-03-03T21:29:00+00:00", "2026-03-03T22:29:00+00:00", "2026-03-03T23:29:00+00:00", "2026-03-04T00:29:00+00:00", "2026-03-04T01:29:00+00:00", "2026-03-04T02:29:00+00:00", "2026-03-04T03:29:00+00:00", "2026-03-04T04:29:00+00:00", "2026-03-04T05:29:00+00:00", "2026-03-04T06:29:00+00:00", "2026-03-04T07:29:00+00:00", "2026-03-04T08:29:00+00:00", "2026-03-04T09:29:00+00:00", "2026-03-04T10:29:00+00:00", "2026-03-04T11:29:00+00:00", "2026-03-04T12:29:00+00:00", "2026-03-04T13:29:00+00:00", "2026-03-04T14:29:00+00:00", "2026-03-04T15:29:00+00:00"], "xaxis": "x", "y": [0.001, 0.0, 0.0, 0.0, 0.0, 0.0, 0.0, 0.0, 0.0, 0.0, 0.0, 0.0, 0.0, 0.0, 0.0, 0.0005128, 0.0, 0.0, 0.0, 0.0, 0.0, 0.0001538, 0.0007692, 0.001256], "yaxis": "y"}], "layout": {"annotations": [{"showarrow": false, "text": "100% limit", "x": 1, "xanchor": "right", "xref": "x domain", "y": 100, "yanchor": "bottom", "yref": "y"}], "legend": {"orientation": "h", "title": {"text": "Deployment"}, "tracegroupgap": 0, "y": -0.25, "yanchor": "top"}, "shapes": [{"line": {"color": "red", "dash": "dash"}, "type": "line", "x0": 0, "x1": 1, "xref": "x domain", "y0": 100, "y1": 100, "yref": "y"}], "title": {"text": "Deployment Rate-Limit Utilization % Over Time (avg TPM vs deployment TPM limit)"}, "xaxis": {"anchor": "y", "domain": [0, 1], "title": {"text": "Time"}}, "yaxis": {"anchor": "x", "domain": [0, 1], "range": [0, 2.253], "ticksuffix": "%", "title": {"text": "Rate-Limit Utilization %"}}}}
